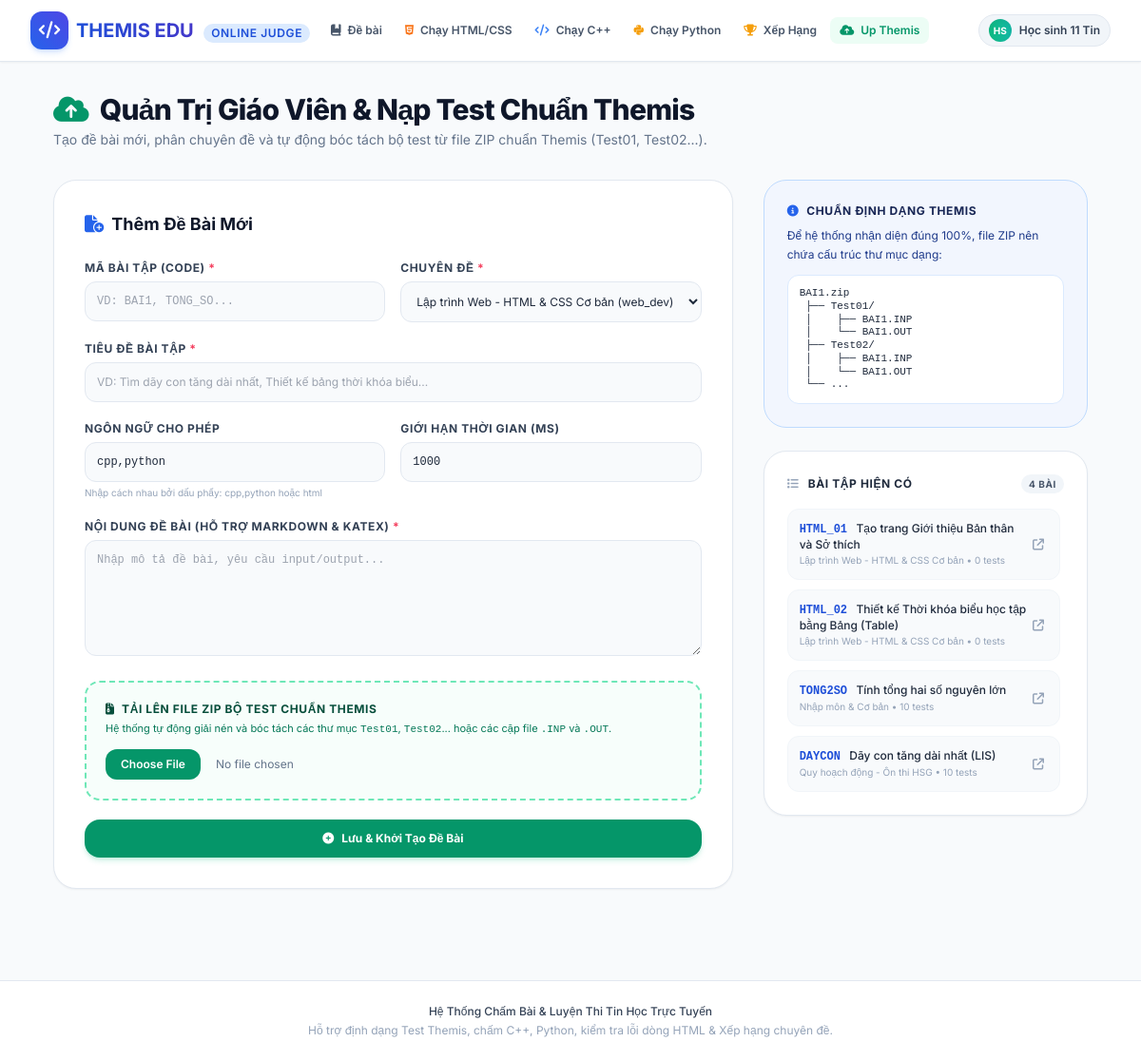
Screenshot of /teacher with the database file from the repository.
### tables this page shows
CREATE TABLE problems (
        id INTEGER PRIMARY KEY AUTOINCREMENT,
        topic_id INTEGER NOT NULL,
        code TEXT UNIQUE NOT NULL,
        title TEXT NOT NULL,
        statement TEXT NOT NULL,
        input_format TEXT,
        output_format TEXT,
        sample_input TEXT,
        sample_output TEXT,
        allowed_languages TEXT DEFAULT '["cpp", "python", "html"]',
        time_limit_ms INTEGER DEFAULT 1000,
        memory_limit_mb INTEGER DEFAULT 256,
        max_score REAL DEFAULT 10.0,
        FOREIGN KEY (topic_id) REFERENCES topics (id)
    );

CREATE TABLE topics (
        id INTEGER PRIMARY KEY AUTOINCREMENT,
        name TEXT NOT NULL,
        slug TEXT UNIQUE NOT NULL,
        category TEXT NOT NULL, -- 'web_dev', 'basic', 'hsg_dp', 'hsg_graph'
        description TEXT,
        icon TEXT DEFAULT 'code'
    );

### app/main.py (the view)
@app.get("/teacher", response_class=HTMLResponse)
async def teacher_page(request: Request):
    topics = get_all_topics()
    problems = get_problems()
    return templates.TemplateResponse(request=request, name="teacher.html", context={
        "topics": topics,
        "problems": problems
    })

### app/templates/teacher.html (shortened to what this page needs)
{% extends "base.html" %}
{% block content %}
<div class="max-w-6xl mx-auto px-4 sm:px-6 lg:px-8 py-8">
    <div class="mb-8">
        <h1 class="text-2xl sm:text-3xl font-extrabold text-slate-900 tracking-tight flex items-center">
            <i class="fa-solid fa-cloud-arrow-up text-emerald-600 mr-3"></i>
            Quản Trị Giáo Viên &amp; Nạp Test Chuẩn Themis
        </h1>
        <p class="text-xs sm:text-sm text-slate-500 mt-1">
            Tạo đề bài mới, phân chuyên đề và tự động bóc tách bộ test từ file ZIP chuẩn Themis (Test01, Test02...).
        </p>
    </div>
    <div class="grid grid-cols-1 lg:grid-cols-3 gap-8">
        <div class="lg:col-span-2">
            <div class="bg-white rounded-3xl border border-slate-200 p-6 sm:p-8 shadow-sm">
                <h2 class="text-lg font-bold text-slate-900 mb-6 flex items-center">
                    <i class="fa-solid fa-file-circle-plus text-blue-600 mr-2"></i>
                    Thêm Đề Bài Mới
                </h2>
                <form id="add-problem-form" onsubmit="submitNewProblem(event)" class="space-y-5">
                    <div class="grid grid-cols-1 sm:grid-cols-2 gap-4">
                        <div>
                            <label class="block text-xs font-bold text-slate-700 uppercase tracking-wider mb-1.5">
                                Mã bài tập (Code) <span class="text-rose-500">*</span>
                            </label>
                            <input type="text" name="code" required placeholder="VD: BAI1, TONG_SO..."
                                   class="w-full text-xs font-mono p-3 bg-slate-50 border border-slate-200 rounded-xl focus:outline-none focus:ring-2 focus:ring-blue-500 uppercase">
                        </div>
                        <div>
                            <label class="block text-xs font-bold text-slate-700 uppercase tracking-wider mb-1.5">
                                Chuyên đề <span class="text-rose-500">*</span>
                            </label>
                            <select name="topic_id" required class="w-full text-xs p-3 bg-slate-50 border border-slate-200 rounded-xl focus:outline-none focus:ring-2 focus:ring-blue-500">
                                {% for t in topics %}
                                <option value="{{ t.id }}">{{ t.name }} ({{ t.category }})</option>
                                {% endfor %}
                            </select>
                        </div>
                    </div>
                    <div>
                        <label class="block text-xs font-bold text-slate-700 uppercase tracking-wider mb-1.5">
                            Tiêu đề bài tập <span class="text-rose-500">*</span>
                        </label>
                        <input type="text" name="title" required placeholder="VD: Tìm dãy con tăng dài nhất, Thiết kế bảng thời khóa biểu..."
                               class="w-full text-xs p-3 bg-slate-50 border border-slate-200 rounded-xl focus:outline-none focus:ring-2 focus:ring-blue-500">
                    </div>
                    <div class="grid grid-cols-1 sm:grid-cols-2 gap-4">
                        <div>
                            <label class="block text-xs font-bold text-slate-700 uppercase tracking-wider mb-1.5">
                                Ngôn ngữ cho phép
                            </label>
                            <input type="text" name="allowed_langs" value="cpp,python" placeholder="cpp,python hoặc html"
                                   class="w-full text-xs p-3 bg-slate-50 border border-slate-200 rounded-xl focus:outline-none focus:ring-2 focus:ring-blue-500 font-mono">
                            <span class="text-[10px] text-slate-400 mt-1 block">Nhập cách nhau bởi dấu phẩy: cpp,python hoặc html</span>
                        </div>
                        <div>
                            <label class="block text-xs font-bold text-slate-700 uppercase tracking-wider mb-1.5">
                                Giới hạn thời gian (ms)
                            </label>
                            <input type="number" name="time_limit_ms" value="1000" step="100"
                                   class="w-full text-xs p-3 bg-slate-50 border border-slate-200 rounded-xl focus:outline-none focus:ring-2 focus:ring-blue-500 font-mono">
                        </div>
                    </div>
                    <div>
                        <label class="block text-xs font-bold text-slate-700 uppercase tracking-wider mb-1.5">
                            Nội dung Đề bài (Hỗ trợ Markdown &amp; KaTeX) <span class="text-rose-500">*</span>
                        </label>
                        <textarea name="statement" rows="6" required placeholder="Nhập mô tả đề bài, yêu cầu input/output..."
                                  class="w-full text-xs p-3 bg-slate-50 border border-slate-200 rounded-xl focus:outline-none focus:ring-2 focus:ring-blue-500 font-mono"></textarea>
                    </div>
                    <div class="p-5 border-2 border-dashed border-emerald-300 rounded-2xl bg-emerald-50/40">
                        <label class="block text-xs font-bold text-emerald-900 uppercase tracking-wider mb-1">
                            <i class="fa-solid fa-file-zipper mr-1"></i> Tải lên file ZIP bộ test chuẩn Themis
                        </label>
                        <p class="text-[11px] text-emerald-700 mb-3">
                            Hệ thống tự động giải nén và bóc tách các thư mục <code>Test01</code>, <code>Test02</code>... hoặc các cặp file <code>.INP</code> và <code>.OUT</code>.
                        </p>
                        <input type="file" name="themis_zip" accept=".zip"
                               class="block w-full text-xs text-slate-500 file:mr-4 file:py-2 file:px-4 file:rounded-xl file:border-0 file:text-xs file:font-semibold file:bg-emerald-600 file:text-white hover:file:bg-emerald-700 cursor-pointer">
                    </div>
                    <button type="submit" id="add-btn"
                            class="w-full py-3 rounded-2xl text-white font-bold text-xs bg-emerald-600 hover:bg-emerald-700 transition-colors shadow-md shadow-emerald-500/20 flex items-center justify-center">
                        <i class="fa-solid fa-plus-circle mr-2"></i> Lưu &amp; Khởi Tạo Đề Bài
                    </button>
                </form>
            </div>
        </div>
        <div class="space-y-6">
            <div class="bg-blue-50/70 border border-blue-200 rounded-3xl p-6 text-xs text-blue-900">
                <h3 class="font-bold uppercase tracking-wider text-blue-950 mb-2 flex items-center">
                    <i class="fa-solid fa-circle-info mr-2 text-blue-600"></i> Chuẩn Định Dạng Themis
                </h3>
                <p class="leading-relaxed mb-3">
                    Để hệ thống nhận diện đúng 100%, file ZIP nên chứa cấu trúc thư mục dạng:
                </p>
                <pre class="bg-white p-3 rounded-xl border border-blue-100 font-mono text-[11px] text-slate-800 leading-tight">
BAI1.zip
 ├── Test01/
 │    ├── BAI1.INP
 │    └── BAI1.OUT
 ├── Test02/
 │    ├── BAI1.INP
 │    └── BAI1.OUT
 └── ...</pre>
            </div>
            <div class="bg-white rounded-3xl border border-slate-200 p-6 shadow-sm">
                <h3 class="text-xs font-bold uppercase tracking-wider text-slate-800 mb-4 flex items-center justify-between">
                    <span><i class="fa-solid fa-list mr-1.5 text-slate-400"></i> Bài tập hiện có</span>
                    <span class="bg-slate-100 text-slate-600 px-2 py-0.5 rounded-full text-[10px]">{{ problems | length }} bài</span>
                </h3>
                <div class="space-y-2.5 max-h-96 overflow-y-auto pr-1">
                    {% for p in problems %}
                    <div class="p-3 rounded-xl bg-slate-50 border border-slate-100 hover:border-slate-300 transition-colors flex items-center justify-between text-xs">
                        <div>
                            <span class="font-mono font-bold text-blue-700 mr-1.5">{{ p.code }}</span>
                            <span class="font-medium text-slate-800">{{ p.title }}</span>
                            <span class="block text-[10px] text-slate-400">{{ p.topic_name }} • {{ p.test_count }} tests</span>
                        </div>
                        <a href="/problem/{{ p.code }}" target="_blank" class="text-slate-400 hover:text-blue-600 p-1">
                            <i class="fa-solid fa-arrow-up-right-from-square"></i>
                        </a>
                    </div>
                    {% endfor %}
                </div>
            </div>
        </div>
    </div>
</div>
{% endblock %}

### app/templates/base.html (style rules this page uses)
body { font-family: 'Inter', sans-serif; }
.font-mono { font-family: 'JetBrains Mono', monospace; }

### rows the page displays
problems: code "HTML_01", title "Tạo trang Giới thiệu Bản thân và Sở thích", topic_name "Lập trình Web - HTML & CSS Cơ bản", test_count "0"
problems: code "HTML_02", title "Thiết kế Thời khóa biểu học tập bằng Bảng (Table)", topic_name "Lập trình Web - HTML & CSS Cơ bản", test_count "0"
problems: code "TONG2SO", title "Tính tổng hai số nguyên lớn", topic_name "Nhập môn & Cơ bản", test_count "10"
problems: code "DAYCON", title "Dãy con tăng dài nhất (LIS)", topic_name "Quy hoạch động - Ôn thi HSG", test_count "10"

### other values shown
{{ problems | length }} "4"
form field topic_id "Lập trình Web - HTML & CSS Cơ bản (web_dev)"
